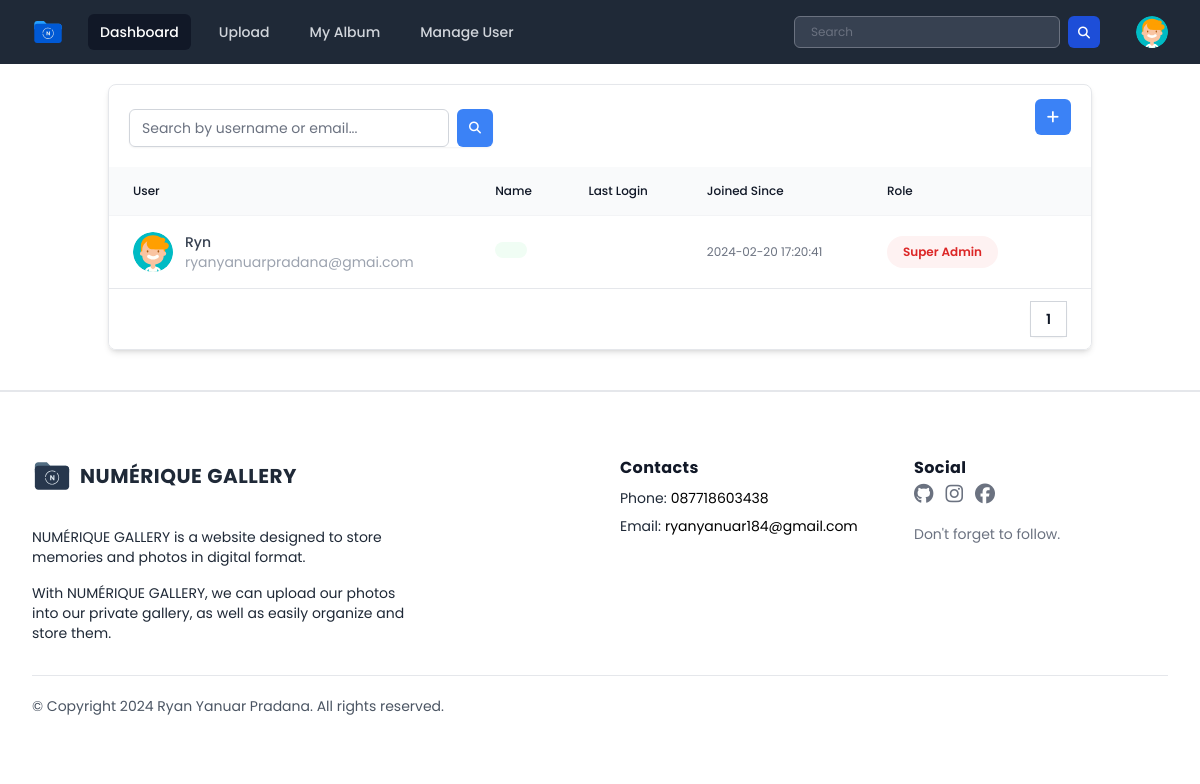
The page /public/page/admin/manage-user.php (signed in) on the database as committed earlier.
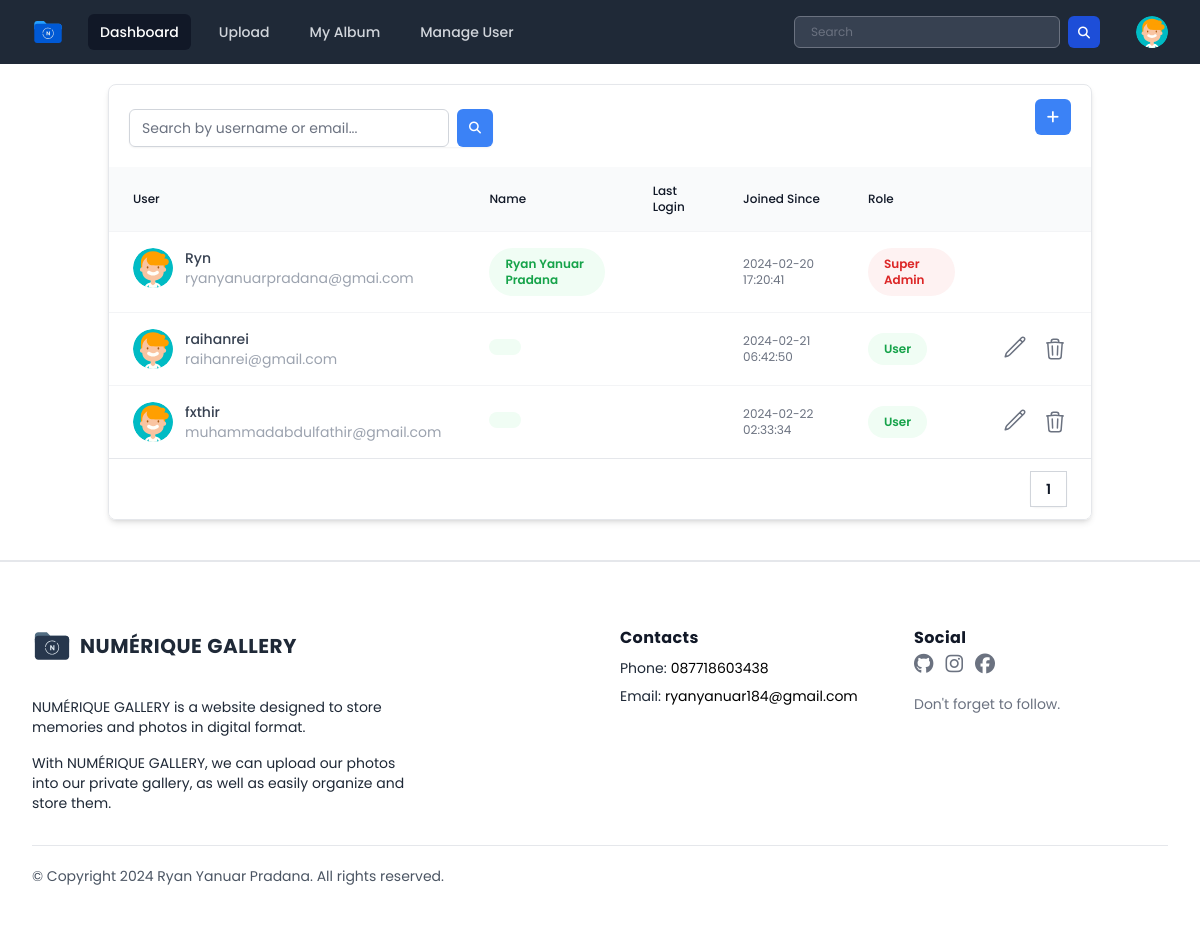
The same page on the database as committed later.
### tables this page shows
CREATE TABLE `users` (
  `userID` int(11) NOT NULL,
  `name` varchar(255) DEFAULT NULL,
  `username` varchar(50) NOT NULL,
  `password` varchar(255) NOT NULL,
  `email` varchar(100) NOT NULL,
  `access_level` varchar(50) DEFAULT 'user',
  `last_login` datetime DEFAULT NULL,
  `createdAt` timestamp NOT NULL DEFAULT current_timestamp(),
  `profile_photo` varchar(255) DEFAULT 'default_profile.svg'
);

### public/page/admin/manage-user.php (the view, shortened to what the changed rows need)
<?php
include "../../../database/koneksi.php";
$username = $_SESSION["username"];
$query = "SELECT * FROM users WHERE username = '$username'";
$result = mysqli_query($conn, $query);
if ($result && mysqli_num_rows($result) > 0) {
    $row = mysqli_fetch_assoc($result);
    $profile = $row['profile_photo'];
    $username = $row['username'];
} else {
    echo "Error: " . mysqli_error($conn);
    exit();
}
$queryTotalRows = "SELECT COUNT(*) as total FROM users";
$resultTotalRows = mysqli_query($conn, $queryTotalRows);
$totalRows = mysqli_fetch_assoc($resultTotalRows)['total'];
$rowsPerPage = 5;
$totalPages = ceil($totalRows / $rowsPerPage);
$current_page = isset($_GET['page']) ? $_GET['page'] : 1;
$offset = ($current_page - 1) * $rowsPerPage;
?>
<!DOCTYPE html>
<html lang="en">
<head>
    <link rel="stylesheet" href="../../css/output.css">
    <link rel="stylesheet" href="../../css/style.css">
    <link rel="stylesheet" href="../../css/all.min.css">
    <link rel="stylesheet" href="../../css/fontawesome.min.css">
</head>
<body class="h-screen overflow-x-hidden font-poppins">
    <div x-data="{ open: false, profileMenuOpen: false }">
        <nav class="bg-gray-800">
            <div class="mx-auto max-w-7xl px-2 sm:px-6 lg:px-8">
                <div class="relative flex h-16 items-center justify-between">
                    <div class="flex items-center">
                        <div class="absolute inset-y-0 right-0 flex items-center pr-2 sm:static sm:inset-auto sm:ml-6 sm:pr-0">
                            <div class="relative ml-3">
                                <div>
                                    <button @click="profileMenuOpen = !profileMenuOpen" type="button" class="relative flex rounded-full bg-gray-800 text-sm focus:outline-none focus:ring-2 focus:ring-white focus:ring-offset-2 focus:ring-offset-gray-800" id="user-menu-button" aria-expanded="false" aria-haspopup="true">
                                        <span class="absolute -inset-1.5"></span>
                                        <img class="h-8 w-8 rounded-full" src="../../../database/uploads/<?= $profile ?>" alt="<?= $username ?> profile photo">
                                    </button>
                                </div>
                            </div>
                        </div>
                    </div>
                </div>
            </div>
        </nav>
    </div>
    <div class="container mx-auto ">
        <div class="overflow-hidden rounded-lg border border-gray-200 shadow-md m-5">
            <table class="w-full border-collapse bg-white text-left text-xs text-gray-500">
                <thead class="bg-gray-50">
                    <tr>
                        <th scope="col" class="px-6 py-4 font-medium text-gray-900">User</th>
                        <th scope="col" class="px-6 py-4 font-medium text-gray-900">Name</th>
                        <th scope="col" class="px-6 py-4 font-medium text-gray-900">Last Login</th>
                        <th scope="col" class="px-6 py-4 font-medium text-gray-900">Joined Since</th>
                        <th scope="col" class="px-6 py-4 font-medium text-gray-900">Role</th>
                        <th scope="col" class="px-6 py-4 font-medium text-gray-900"></th>
                    </tr>
                </thead>
                <tbody class="divide-y divide-gray-100 border-t border-gray-100">
                    <?php
                    $queryUser = "SELECT * FROM users LIMIT $rowsPerPage OFFSET $offset";
                    $resultUser = mysqli_query($conn, $queryUser);
                    if ($resultUser && mysqli_num_rows($resultUser) > 0) {
                        while ($row = mysqli_fetch_assoc($resultUser)) {
                            $profile_photo = $row['profile_photo'];
                            $username = $row['username'];
                            $iduser = $row['userID'];
                            $email = $row['email'];
                            $name = $row['name'];
                            $role = $row['access_level'];
                            $createdAt = $row['createdAt'];
                            $lastLogin = $row['last_login'];
                    ?>
                            <tr class="hover:bg-gray-50">
                                <th class="flex gap-3 px-6 py-4 font-normal text-gray-900">
                                    <div class="relative h-10 w-10">
                                        <img class="h-full w-full rounded-full object-cover object-center" src="../../../database/uploads/<?= $profile_photo ?>" alt="" />
                                    </div>
                                    <div class="text-sm">
                                        <div class="font-medium text-gray-700"><?= $username ?></div>
                                        <div class="text-gray-400"><?= $email ?></div>
                                    </div>
                                </th>
                                <td class="px-6 py-4">
                                    <span class="inline-flex items-center w-auto gap-1 rounded-full bg-green-50 px-4 py-2 text-xs font-semibold text-green-600">
                                        <?= $name ?>
                                    </span>
                                </td>
                                <td class="px-6 py-4"><?= $lastLogin ?></td>
                                <td class="px-6 py-4"><?= $createdAt ?></td>
                                <td class="px-6 py-4">
                                    <div class="flex gap-2">
                                        <?php if ($role === 'admin') : ?>
                                            <span class="inline-flex items-center gap-1 rounded-full bg-indigo-50 px-4 py-2 text-xs font-semibold text-indigo-600">
                                                Admin
                                            </span>
                                        <?php elseif ($role === 'user') : ?>
                                            <span class="inline-flex items-center gap-1 rounded-full bg-green-50 px-4 py-2 text-xs font-semibold text-green-600">
                                                User
                                            </span>
                                        <?php elseif ($role === "super_admin") : ?>
                                            <span class="inline-flex items-center gap-1 rounded-full bg-red-50 px-4 py-2 text-xs font-semibold text-red-600">
                                                Super Admin
                                            </span>
                                        <?php endif; ?>
                                    </div>
                                </td>
                                <td class="px-6 py-4">
                                    <div class="flex justify-end gap-4">
                                        <?php if ($role === 'admin' || $role === 'user') : ?>
                                            <form action="manage-user.php" method="get">
                                                <button type="submit" name="userID" onclick="togglePopup()" value="<?= $iduser ?>" class="hover:text-sky-600" x-data="{ tooltip: 'Edit' }">
                                                </button>
                                            </form>
                                            <?php
                                            $usernameSession = $_SESSION['username'];
                                            ?>
                                            <?php if ($usernameSession === $username) : ?>
                                                <div></div>
                                            <?php else : ?>
                                                <button onclick="toggleUserPopup()" id="deleteUserButton" class="hover:text-red-600" onclick="return confirm('Are you sure you want to delete this album? This action cannot be undone.')">
                                                </button>
                                            <?php endif; ?>
                                        <?php elseif ($role === 'super_admin') : ?>
                                            <div></div>
                                        <?php endif; ?>
                                    </div>
                                </td>
                            </tr>
                        <?php
                        }
                    } else {
                        ?>
                        <tr>
                            <td colspan="5" class="text-center py-4">No users found.</td>
                        </tr>
                    <?php
                    }
                    ?>
                </tbody>
            </table>
            <div class="flex items-center justify-between border-t border-gray-200 bg-white px-4 py-3 sm:px-6">
                <div class="hidden sm:flex sm:flex-1 sm:items-center sm:justify-between">
                    <div>
                        <nav class="isolate inline-flex -space-x-px rounded-md shadow-sm" aria-label="Pagination">
                            <?php for ($i = 1; $i <= $totalPages; $i++) : ?>
                                <a href="?page=<?= $i ?>" class="relative inline-flex items-center px-4 py-2 text-sm font-semibold text-gray-900 ring-1 ring-inset ring-gray-300 hover:bg-gray-50 focus:z-20 focus:outline-offset-0">
                                    <?= $i ?>
                                </a>
                            <?php endfor; ?>
                        </nav>
                    </div>
                </div>
            </div>
        </div>
    </div>
</body>
</html>

Rows that differ between the two databases and show on the page:
changed users "Ryn": name (not shown) → "Ryan Yanuar Pradana"
added users: profile_photo (placeholder picture), username "raihanrei", email "raihanrei@gmail.com", createdAt "2024-02-21 06:42:50", access_level "User", $iduser 2 (drawn)
added users: profile_photo (placeholder picture), username "fxthir", email "muhammadabdulfathir@gmail.com", createdAt "2024-02-22 02:33:34", access_level "User", $iduser 3 (drawn)
